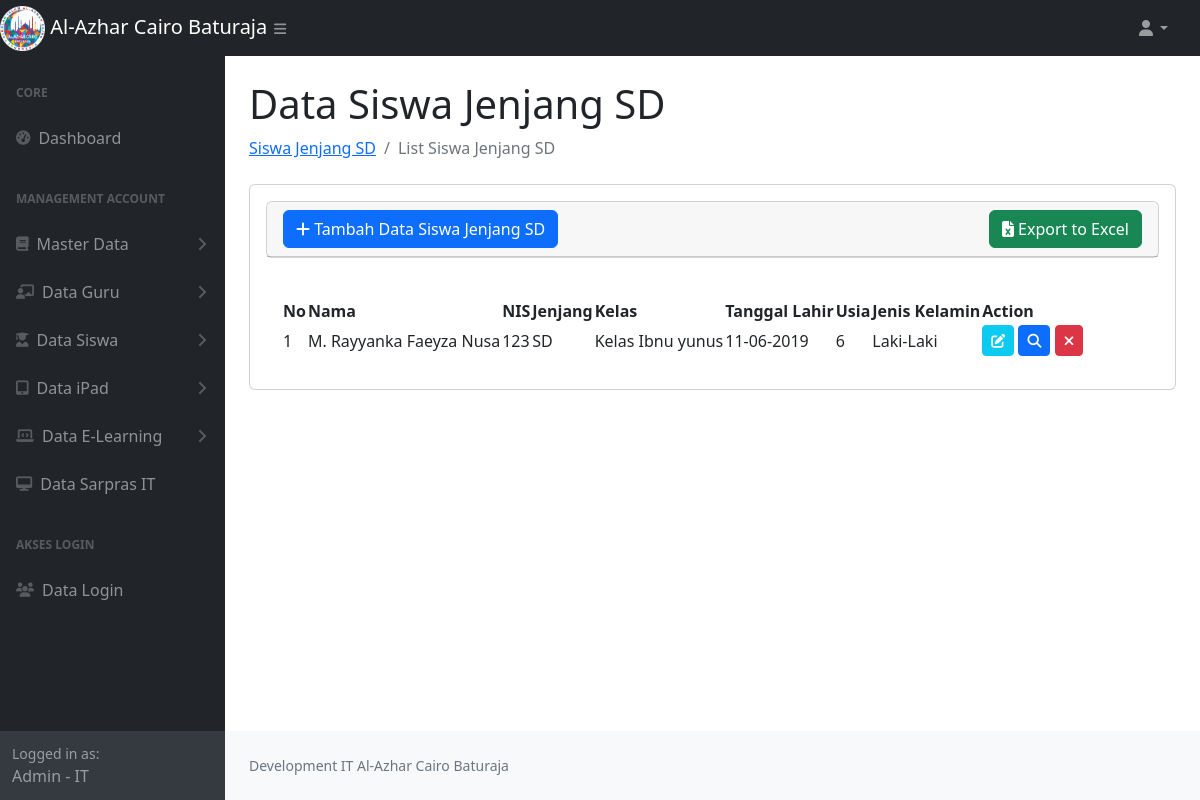
The page /jenjang_sd.php (signed in) on the database its author committed.
### tables this page shows
CREATE TABLE `siswa` (
  `id_siswa` int NOT NULL AUTO_INCREMENT,
  `nama_siswa` varchar(100) NOT NULL,
  `nis` varchar(50) NOT NULL,
  `agama` varchar(20) DEFAULT NULL,
  `tempat` varchar(255) DEFAULT NULL,
  `tanggal_lahir` date DEFAULT NULL,
  `umur` int DEFAULT NULL,
  `jenis_kelamin` enum('Laki-Laki','Perempuan') DEFAULT NULL,
  `asal_sekolah` varchar(255) DEFAULT NULL,
  `angkatan` varchar(255) DEFAULT NULL,
  `kelas_id` bigint DEFAULT NULL,
  `nama_ayah` varchar(255) DEFAULT NULL,
  `nama_ibu` varchar(255) DEFAULT NULL,
  `pekerjaan_ayah` varchar(255) DEFAULT NULL,
  `pekerjaan_ibu` varchar(255) DEFAULT NULL,
  `no_handphone_ayah` varchar(255) DEFAULT NULL,
  `no_handphone_ibu` varchar(255) DEFAULT NULL,
  `anak_ke` varchar(255) DEFAULT NULL,
  `jumlah_saudara` varchar(255) DEFAULT NULL,
  `alamat_lengkap` varchar(255) DEFAULT NULL,
  `photo` text,
  `jenjang` enum('TK-A','TK-B','SD','SD GRADE 2','SMP') DEFAULT NULL,
  PRIMARY KEY (`id_siswa`)
);

CREATE TABLE `jenjang` (
  `id` int NOT NULL AUTO_INCREMENT COMMENT 'Primary Key',
  `name` varchar(255) DEFAULT NULL,
  PRIMARY KEY (`id`)
);

CREATE TABLE `kelas` (
  `id` int NOT NULL AUTO_INCREMENT COMMENT 'Primary Key',
  `jenjang_id` bigint DEFAULT NULL,
  `name` varchar(255) DEFAULT NULL,
  PRIMARY KEY (`id`)
);

### jenjang_sd.php (the view, shortened to what this page needs)
<?php
require_once 'function.php';
$role = $_SESSION['role'];
$nameRole= $_SESSION['name'];
$jenjang = 'SD';
$sql = "SELECT siswa.id_siswa, siswa.nama_siswa, siswa.nis, siswa.agama, siswa.tempat, siswa.tanggal_lahir, siswa.umur, siswa.jenis_kelamin, siswa.asal_sekolah,
        siswa.angkatan, siswa.kelas_id, siswa.nama_ayah, siswa.nama_ibu, siswa.pekerjaan_ayah, siswa.pekerjaan_ibu, siswa.no_handphone_ayah, siswa.no_handphone_ibu,
        siswa.anak_ke, siswa.jumlah_saudara, siswa.alamat_lengkap, siswa.photo, siswa.jenjang, kelas.name as nama_kelas, jenjang.name as jenjang_name
        FROM siswa
        INNER JOIN kelas ON siswa.kelas_id = kelas.id
        INNER JOIN jenjang ON kelas.jenjang_id = jenjang.id
        WHERE siswa.jenjang = ?";
$stmt = $conn->prepare($sql);
$stmt->bind_param("s", $jenjang);
$stmt->execute();
$result = $stmt->get_result();
$dataSiswa = [];
while ($row = $result->fetch_assoc()) {
    $dataSiswa[] = $row;
}
?>
<!DOCTYPE html>
<html lang="en">
    <head>
        <link href="https://cdn.jsdelivr.net/npm/simple-datatables@7.1.2/dist/style.min.css" rel="stylesheet" />
        <link href="css/styles.css" rel="stylesheet" />
        <link rel="stylesheet" href="https://cdnjs.cloudflare.com/ajax/libs/toastr.js/latest/toastr.css">
        <link rel="stylesheet" href="https://cdnjs.cloudflare.com/ajax/libs/font-awesome/6.7.2/css/all.min.css">
    </head>
    <body class="sb-nav-fixed">
        <nav class="sb-topnav navbar navbar-expand navbar-dark bg-dark">
            <div class="d-flex">
                <a class="navbar-brand" href="index.php">
                    <img src="assets/img/logoalazca.png" alt="Gambar" style="width:20%">
                    Al-Azhar Cairo Baturaja
                </a>
                <button class="btn btn-link btn-sm ps-5" id="sidebarToggle" href="#!"><i class="fas fa-bars"></i></button>
            </div>
            <ul class="navbar-nav ms-auto ms-md-0 me-3 me-lg-4">
                <li class="nav-item dropdown">
                    <a class="nav-link dropdown-toggle" id="navbarDropdown" href="#" role="button" data-bs-toggle="dropdown" aria-expanded="false"><i class="fas fa-user fa-fw"></i></a>
                </li>
            </ul>
        </nav>
        <div id="layoutSidenav">
            <div id="layoutSidenav_nav">
                <nav class="sb-sidenav accordion sb-sidenav-dark" id="sidenavAccordion">
                    <div class="sb-sidenav-menu">
                        <div class="nav">
                            <div class="sb-sidenav-menu-heading">Core</div>
                            <div class="nav">
                                <a class="nav-link" href="index.php">
                                    <div class="sb-nav-link-icon"><i class="fas fa-tachometer-alt"></i></div>
                                    Dashboard
                                </a>
                                <div class="sb-sidenav-menu-heading">Management Account</div>
                                <a class="nav-link collapsed" href="#" data-bs-toggle="collapse" data-bs-target="#collapseMasterData" aria-expanded="false" aria-controls="collapseMasterData">
                                    <div class="sb-nav-link-icon"><i class="fas fa-book"></i></div>
                                        Master Data
                                    <div class="sb-sidenav-collapse-arrow"><i class="fas fa-angle-down"></i></div>
                                </a>
                                <a class="nav-link collapsed" href="#" data-bs-toggle="collapse" data-bs-target="#collapseGuru" aria-expanded="false" aria-controls="collapseGuru">
                                    <div class="sb-nav-link-icon"><i class="fas fa-chalkboard-teacher"></i></div>
                                    Data Guru
                                    <div class="sb-sidenav-collapse-arrow"><i class="fas fa-angle-down"></i></div>
                                </a>
                                <a class="nav-link collapsed" href="#" data-bs-toggle="collapse" data-bs-target="#collapseSiswa" aria-expanded="false" aria-controls="collapseSiswa">
                                    <div class="sb-nav-link-icon"><i class="fas fa-user-graduate"></i></div>
                                    Data Siswa
                                    <div class="sb-sidenav-collapse-arrow"><i class="fas fa-angle-down"></i></div>
                                </a>
                                <?php if($role == 'IT'){ ?>
                                <a class="nav-link collapsed" href="#" data-bs-toggle="collapse" data-bs-target="#collapseiPad" aria-expanded="false" aria-controls="collapseiPad">
                                    <div class="sb-nav-link-icon"><i class="fas fa-tablet-alt"></i></div>
                                    Data iPad
                                    <div class="sb-sidenav-collapse-arrow"><i class="fas fa-angle-down"></i></div>
                                </a>
                                <a class="nav-link collapsed" href="#" data-bs-toggle="collapse" data-bs-target="#collapseElearning" aria-expanded="false" aria-controls="collapseElearning">
                                    <div class="sb-nav-link-icon"><i class="fas fa-laptop-code"></i></div>
                                    Data E-Learning
                                    <div class="sb-sidenav-collapse-arrow"><i class="fas fa-angle-down"></i></div>
                                </a>
                                 <a class="nav-link" href="data_sapras.php">
                                    <div class="sb-nav-link-icon">
                                        <i class="fas fa-desktop"></i>
                                    </div>
                                    Data Sarpras IT
                                </a>
                                <?php } ?>
                                <?php if($role == 'IT'){ ?>
                                <div class="sb-sidenav-menu-heading">Akses Login</div>
                                <a class="nav-link" href="data_login.php">
                                    <div class="sb-nav-link-icon"><i class="fas fa-users"></i></div>
                                    Data Login
                                </a>
                                <?php } ?>
                            </div>
                        </div>
                    </div>
                    <div class="sb-sidenav-footer">
                        <div class="small">Logged in as:</div>
                       <?= $nameRole.' - '.$role ?>
                    </div>
                </nav>
            </div>
            <div id="layoutSidenav_content">
                <main>
                    <div class="container-fluid px-4">
                        <h1 class="mt-4">Data Siswa Jenjang SD</h1>
                        <ol class="breadcrumb mb-4">
                            <li class="breadcrumb-item"><a href="data_guru.php"> Siswa Jenjang SD</a></li>
                            <li class="breadcrumb-item active">List Siswa Jenjang SD</li>
                        </ol>
                        <div class="card mb-4">
                            <div class="card-body">
                        <div class="card mb-4">
                            <div class="card-header">
                                 <div class="col-lg-12 d-flex justify-content-between align-items-center">
                                        <button type="button" class="btn btn-primary" data-bs-toggle="modal" data-bs-target="#modal-create">
                                           <i class="fas fa-plus"></i> Tambah Data Siswa Jenjang SD
                                        </button>
                                        <a href="<?= 'export_siswa.php?type='.$jenjang.'' ?>" id="exportExcelBtn" class="btn btn-success">
                                           <i class="fa fa-file-excel"></i> Export to Excel
                                        </a>
                                 </div>
                            </div>
                        </div>
                            <div class="card-body">
                                <table id="datatablesSimple">
                                    <thead>
                                        <tr>
                                            <th>No</th>
                                            <th>Nama</th>
                                            <th>NIS</th>
                                            <th>Jenjang</th>
                                            <th>Kelas</th>
                                            <th>Tanggal Lahir</th>
                                            <th>Usia</th>
                                            <th>Jenis Kelamin</th>
                                            <th>Action</th>
                                        </tr>
                                    </thead>
                                    <tbody>
                                        <?php
                                            foreach ($dataSiswa as $key => $data) {
                                        ?>
                                        <tr>
                                            <td><?= $key + 1; ?></td>
                                            <td><?= $data['nama_siswa']; ?></td>
                                            <td><?= $data['nis']; ?></td>
                                            <td><?= $data['jenjang_name']; ?></td>
                                            <td><?= $data['nama_kelas']; ?></td>
                                            <td><?= $data['tanggal_lahir'] ? date('d-m-Y', strtotime($data['tanggal_lahir'])) : '-'; ?></td>
                                            <td><?= $data['umur']; ?></td>
                                            <td><?= $data['jenis_kelamin']; ?></td>
                                            <td>
                                                <a href="javascript:void(0)" data-url="<?= 'show_siswa.php' ?>" data-id="<?= $data['id_siswa'] ?>" class="edit btn btn-info btn-sm text-light "> <i class="fas fa-edit"></i></a>
                                                 <a href="javascript:void(0)" data-url="<?= 'show_siswa.php' ?>" data-id="<?= $data['id_siswa'] ?>" class="detail btn btn-primary btn-sm"> <i class="fas fa-search"></i></a>
                                                <a href="javascript:void(0)" data-url="<?= 'delete_siswa.php' ?>" data-id="<?= $data['id_siswa'] ?>" class="delete btn btn-danger btn-sm"> <i class="fas fa-times"></i></a>
                                            </td>
                                        </tr>
                                        <?php
                                            }
                                        ?>
                                    </tbody>
                                </table>
                            </div>
                        </div>
                    </div>
                </main>
                <footer class="py-4 bg-light mt-auto">
                    <div class="container-fluid px-4">
                        <div class="d-flex align-items-center justify-content-between small">
                            <div class="text-muted">Development IT Al-Azhar Cairo Baturaja</div>
                        </div>
                    </div>
                </footer>
            </div>
        </div>
    </body>
</html>

### rows shown on the page
siswa: nama_siswa "M. Rayyanka Faeyza Nusa", nis "123", jenjang.name "SD", kelas.name "Kelas Ibnu yunus", tanggal_lahir "11-06-2019", umur "6", jenis_kelamin "Laki-Laki"

### other values the page prints
$nameRole "Admin"
$role "IT"
